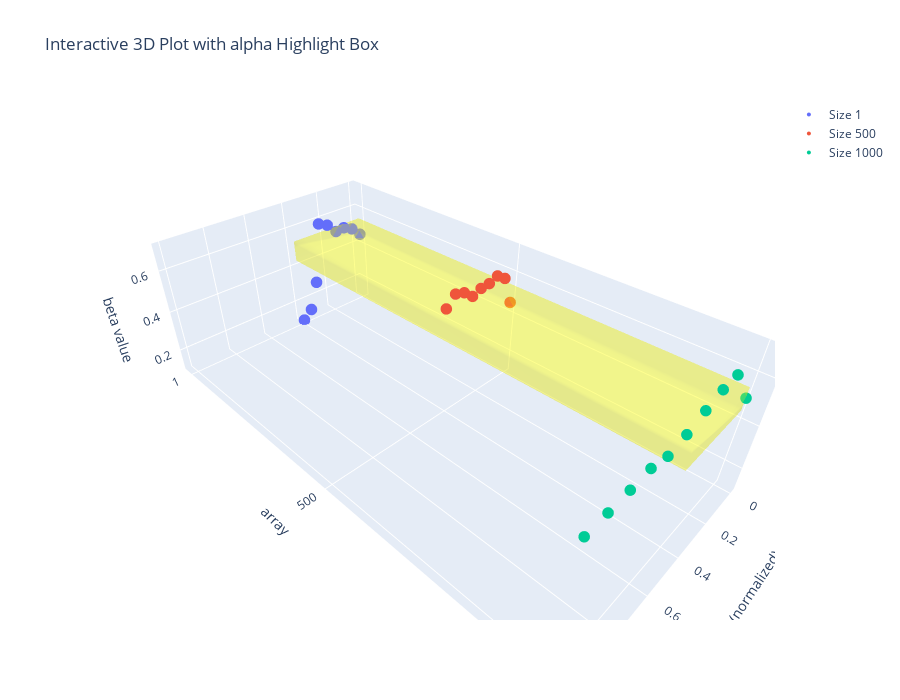

The notebook cell saved with this chart:
### Code cell
import plotly.graph_objects as go
import numpy as np


names = ['1', '500', '1000']

# =============================================
# Build interactive plot
# =============================================
fig = go.Figure()

for idx in range(3):
    x = np.array(p[idx])
    y = [idx] * len(x)
    z = alpha[idx]

    fig.add_trace(go.Scatter3d(
        x=x, y=y, z=z,
        mode='markers',
        name=f"Size {names[idx]}",
        marker=dict(size=4),
        line=dict(width=4)
    ))

# =============================================
# Add transparent highlight box for β ∈ [0.28, 0.38]
# =============================================

# Box corners
x_min, x_max = 0, 0.4     # normalized probabilities span
y_min, y_max = 0, 2     # covers all curves (0→1→2)
z_min, z_max = 0.45, 0.55
# 8 vertices of the cuboid
X = [x_min, x_max, x_max, x_min, x_min, x_max, x_max, x_min]
Y = [y_min, y_min, y_max, y_max, y_min, y_min, y_max, y_max]
Z = [z_min, z_min, z_min, z_min, z_max, z_max, z_max, z_max]

fig.add_trace(go.Mesh3d(
    x=X, y=Y, z=Z,
    opacity=0.25,           # transparent
    color='yellow',         # highlight color
    flatshading=False,
    name='β range 0.45–0.55',
    showscale=False,
    alphahull=0
))

# =============================================
# Axis labels and formatting
# =============================================

fig.update_layout(
    scene=dict(
        xaxis_title='probabilities (normalized)',
        yaxis_title='array',
        zaxis_title='beta value',
        yaxis=dict(
            tickmode='array',
            tickvals=[0, 1, 2],
            ticktext=['1', '500', '1000']
        )
    ),
    width=900,
    height=700,
    title='Interactive 3D Plot with alpha Highlight Box'
)

fig.show()

### Figure 1 — Plotly figure (JSON) as saved in the notebook; plotly's stock layout.template omitted (floating-point values rounded to 4 significant figures)
{"data": [{"line": {"width": 4}, "marker": {"size": 4}, "mode": "markers", "name": "Size 1", "type": "scatter3d", "x": [0.0, 0.05, 0.1, 0.15, 0.2, 0.25, 0.3, 0.35, 0.4], "y": [0, 0, 0, 0, 0, 0, 0, 0, 0], "z": [0.4627, 0.5077, 0.5293, 0.5243, 0.5732, 0.5947, 0.2946, 0.1552, 0.113]}, {"line": {"width": 4}, "marker": {"size": 4}, "mode": "markers", "name": "Size 500", "type": "scatter3d", "x": [0.0, 0.05, 0.1, 0.15, 0.2, 0.25, 0.3, 0.35, 0.4], "y": [1, 1, 1, 1, 1, 1, 1, 1, 1], "z": [0.4627, 0.5967, 0.6266, 0.6108, 0.6083, 0.5921, 0.6282, 0.6421, 0.5976]}, {"line": {"width": 4}, "marker": {"size": 4}, "mode": "markers", "name": "Size 1000", "type": "scatter3d", "x": [0.0, 0.2, 0.3, 0.4, 0.5, 0.6, 0.7, 0.8, 0.9, 1.0], "y": [2, 2, 2, 2, 2, 2, 2, 2, 2, 2], "z": [0.5042, 0.706, 0.7054, 0.6863, 0.6604, 0.6474, 0.6734, 0.6703, 0.6692, 0.6706]}, {"alphahull": 0, "color": "yellow", "flatshading": false, "name": "β range 0.45–0.55", "opacity": 0.25, "showscale": false, "type": "mesh3d", "x": [0, 0.4, 0.4, 0, 0, 0.4, 0.4, 0], "y": [0, 0, 2, 2, 0, 0, 2, 2], "z": [0.45, 0.45, 0.45, 0.45, 0.55, 0.55, 0.55, 0.55]}], "layout": {"height": 700, "scene": {"xaxis": {"title": {"text": "probabilities (normalized)"}}, "yaxis": {"tickmode": "array", "ticktext": ["1", "500", "1000"], "tickvals": [0, 1, 2], "title": {"text": "array"}}, "zaxis": {"title": {"text": "beta value"}}}, "title": {"text": "Interactive 3D Plot with alpha Highlight Box"}, "width": 900}}
